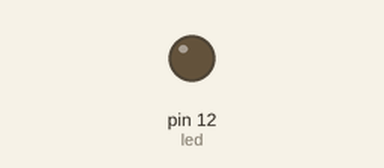
Recording of a sketch running on a simulated Arduino Uno, built with avr-gcc and run on an emulated ATmega328P. On the bench: output pins drawn as LEDs (lit = HIGH).

Above: at 2.0 s.
At 3.7 s:
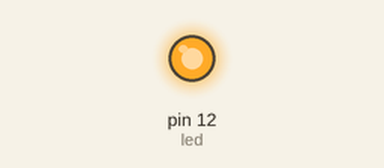
Timing chart, 0 to 8.1 s (numbered marks = the images above):
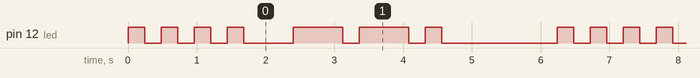

The sketch:

CS207Lab2.ino
```cpp
int led=12;

// the setup function runs once when you press reset or power the board
void setup() {
  // initialize digital pin LED_BUILTIN as an output.
  pinMode(led, OUTPUT);
}
int uTime=240;
// the loop function runs over and over again forever
void loop() {

  H(); //call functions
  G();
  Space();

}

//called letter functions
void G(){
  Dash();
  Dash();
  LastDot();
}

void H(){
  Dot();
  Dot();
  Dot();
  LastDot();
}

void Space(){
  digitalWrite(led, LOW);
  delay(4*uTime); //Add 4 to the 3 times of the last letter = 7uTime
}

//interpreter functions
void Dot(){
  digitalWrite(led, HIGH);
  delay(uTime);
  digitalWrite(led, LOW);
  delay(uTime);
}

void Dash(){
  digitalWrite(led, HIGH);
  delay(3*uTime);
  digitalWrite(led, LOW);
  delay(uTime);
}

void LastDot(){
  digitalWrite(led, HIGH);
  delay(uTime);
  digitalWrite(led, LOW);
  delay(3*uTime);
}

void LastDash(){
  digitalWrite(led, HIGH);
  delay(3*uTime);
  digitalWrite(led, LOW);
  delay(3*uTime);
}
```

Measured:
- by itself, pin 12 (led): repeats every 6.2 s: 3 × (LOW 0.24 s, HIGH 0.24 s), LOW 0.72 s, 2 × (HIGH 0.72 s, LOW 0.24 s), HIGH 0.24 s, LOW 1.7 s, HIGH 0.24 s
- by itself, everything shown: repeats every 6.2 s, in 14 steps
